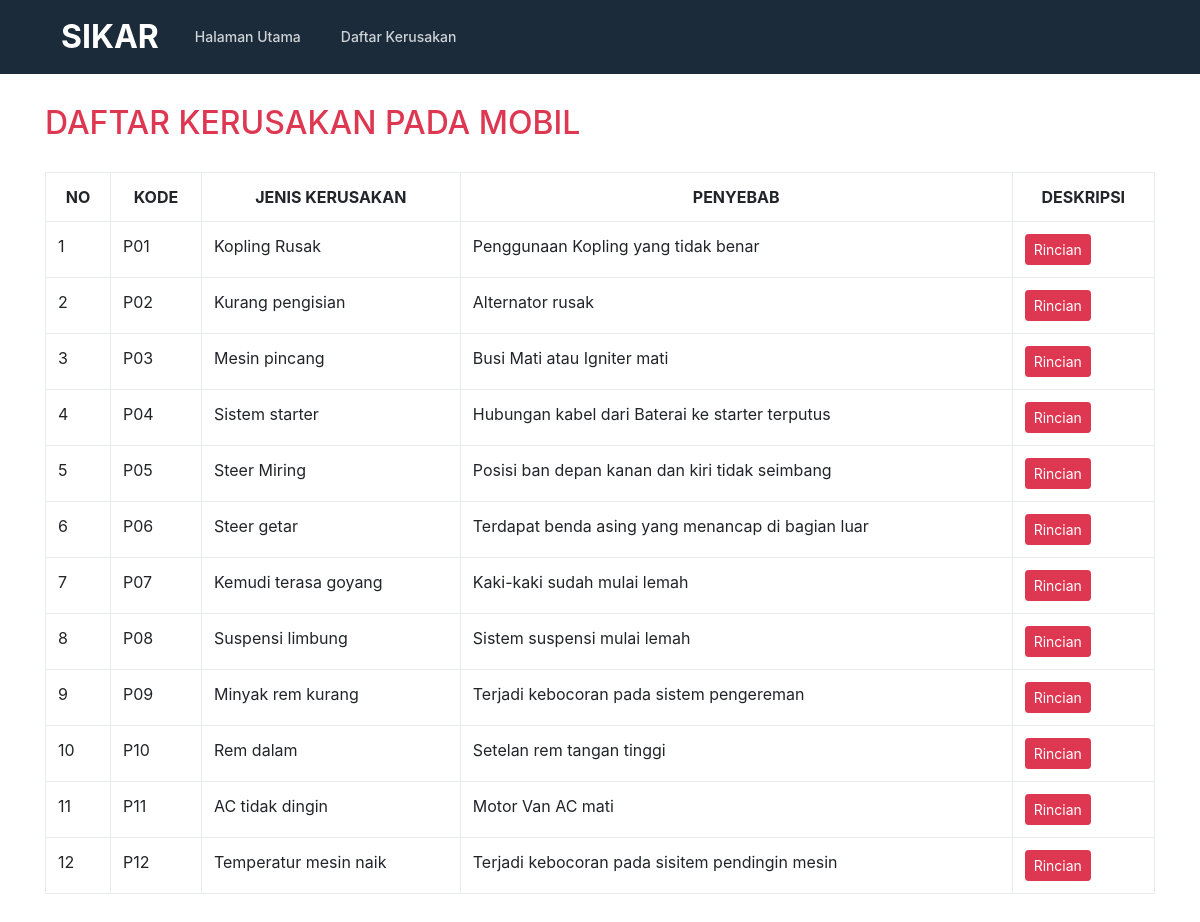
Page /daftar.php on the committed database.
### tables this page shows
CREATE TABLE `penyakit` (
  `kode` varchar(50) NOT NULL,
  `nama_penyakit` varchar(50) NOT NULL,
  `penyebab` varchar(50) NOT NULL,
  `bobot` varchar(70) NOT NULL
);

### daftar.php (the view, shortened to what this page needs)
<!doctype html>
<html lang="en">
  <head>
    <link href="css/bootstrap.min.css" rel="stylesheet">
    <link href="css/style.css" rel="stylesheet">
  </head>
  <body>
    <?php include "header.php"; ?>
    <section>
      <div class="container">
        <div class="row">
          <div class="col-lg-12">
            <h2 class="title">DAFTAR KERUSAKAN PADA MOBIL</h2>
            <table class="table table-bordered table-hover">
		          <tr>
                <th><center>NO</center></th>
                <th><center>KODE </center></th>
                <th><center>JENIS KERUSAKAN</center></th>
                <th><center>PENYEBAB</center></th>
                <th><center>DESKRIPSI</center></th>
		          </tr>
              <?php
                  include "conn.php";
                    $query = mysqli_query($koneksi,"SELECT * FROM penyakit ORDER BY kode ASC");
                    $no=0;
                while ($data=mysqli_fetch_array($query)) {
                        $no++;
              ?>
		          <tr>
                <td><?php echo $no; ?></td>
                <td><?php echo $data['kode']; ?></td>
                <td><?php echo $data['nama_penyakit']; ?></td>
                <td><?php echo $data['penyebab']; ?></td>
                <td><a href="deskripsi.php?id=<?php echo $data['kode']; ?>" class="btn btn-sm btn-primary-sikar">Rincian</a></td>
              </tr>
            <?php } ?>
            </table>
          </div>
        </div>
      </div>
    </section>
  </body>
</html>

### header.php (shortened to what this page needs)
<header class="masthead">
  <div class="container">
    <nav class="navbar navbar-expand-md navbar-light rounded">
      <a class="navbar-brand" href="#">SIKAR</a>
      <div class="collapse navbar-collapse" id="navbarCollapse">
        <ul class="navbar-nav text-md-center">
          <li class="nav-item active">
            <a class="nav-link" href="index.php">Halaman Utama</a>
          </li>
          <li class="nav-item">
            <a class="nav-link" href="daftar.php">Daftar Kerusakan</a>
          </li>
        </ul>
      </div>
    </nav>
  </div>
</header>

### css/style.css (style rules this page uses)
.container { position: relative; overflow: hidden; }
.masthead { background:#1c2b39; }
.title { color:#dd3751; margin-bottom:30px; }
.navbar-light .navbar-brand,.navbar-light .navbar-brand:hover { color: white; font-weight:700; font-size: 2rem; }
.navbar-light .navbar-nav .active>.nav-link, .navbar-light .navbar-nav .nav-link.active, .navbar-light .navbar-nav .nav-link.show, .navbar-light .navbar-nav .show>.nav-link { color:#cdd3d8; }
.masthead .navbar-light .navbar-nav > li > a { font-size: 14px; line-height: 22px; display: block; color: #cdd3d8; padding: 14px 0 17px 0; font-weight: 500; text-transform: capitalize; margin: 0 20px; border-top: 3px solid transparent; }
section { padding:30px 0; }
.btn-primary-sikar,.btn-primary-sikar:hover,.btn-primary-sikar.active,.btn-primary-sikar:visited { background:#dd3751; border-color:#dd3751; color:white; }

### rows in the picture
penyakit: kode "P01", nama_penyakit "Kopling Rusak", penyebab "Penggunaan Kopling yang tidak benar"
penyakit: kode "P02", nama_penyakit "Kurang pengisian", penyebab "Alternator rusak"
penyakit: kode "P03", nama_penyakit "Mesin pincang", penyebab "Busi Mati atau Igniter mati"
penyakit: kode "P04", nama_penyakit "Sistem starter", penyebab "Hubungan kabel dari Baterai ke starter terputus"
penyakit: kode "P05", nama_penyakit "Steer Miring", penyebab "Posisi ban depan kanan dan kiri tidak seimbang"
penyakit: kode "P06", nama_penyakit "Steer getar", penyebab "Terdapat benda asing yang menancap di bagian luar"
penyakit: kode "P07", nama_penyakit "Kemudi terasa goyang", penyebab "Kaki-kaki sudah mulai lemah"
penyakit: kode "P08", nama_penyakit "Suspensi limbung", penyebab "Sistem suspensi mulai lemah"
penyakit: kode "P09", nama_penyakit "Minyak rem kurang", penyebab "Terjadi kebocoran pada sistem pengereman"
penyakit: kode "P10", nama_penyakit "Rem dalam", penyebab "Setelan rem tangan tinggi"
penyakit: kode "P11", nama_penyakit "AC tidak dingin", penyebab "Motor Van AC mati"
penyakit: kode "P12", nama_penyakit "Temperatur mesin naik", penyebab "Terjadi kebocoran pada sisitem pendingin mesin"
